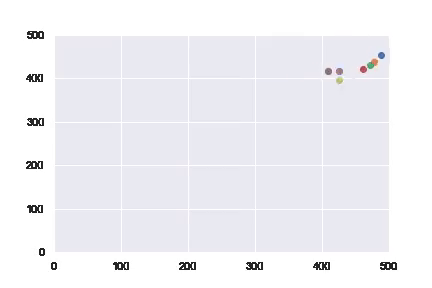
#> input picture frame 40 of Yuqi_scripts/points.mp4, 432 x 288 px, given in place of Reverse_888.mp4, which was not available
$ python thresholding.py   (older library calls are emulated)
#> lines starting #> are read from the running program, lines starting #| are printed output that depends on the picture; after the words box and inside, x2 and y2 are one past the last pixel; in counts of white or black regions, pixels touching at a corner belong together; pictures that were not available may be replaced by others from this repository, and a replacement may not be noted
#!/usr/bin/env python3
# -*- coding: utf-8 -*-
"""
Created on Mon Jul  6 18:03:01 2020

@author: ryan
"""
'''
The Code is very similar to Claire's Test_Run_Contour script except I tried to erode the thresholded mask rather than dilating it,
and use only the contour with the largest area
'''

import h5py
import numpy as np
import pandas as pd
import matplotlib.pyplot as plt
import seaborn as sn
import cv2
from moviepy.video.fx.all import crop
from moviepy.editor import VideoFileClip, VideoClip, clips_array
vidcap = cv2.VideoCapture("videos/VM5_VM4_cropped_.mp4")
vidcap = cv2.VideoCapture("videos/IM1_IM22.1.1DLC_resnet50_DLC_toptrackFeb27shuffle1_170000_labeled.mp4")
vidcap = cv2.VideoCapture("videos/Reverse_888.mp4")
success,image=vidcap.read()
#> image is the input picture: shape (288, 432, 3); mean B, G, R 245, 240.5, 240.6

gray = cv2.cvtColor(image, cv2.COLOR_BGR2GRAY)

'''
clip1 = VideoFileClip("videos/IM1_IM22.1.1DLC_resnet50_DLC_toptrackFeb27shuffle1_170000_labeled.mp4").subclip(0,60)
cropped_clip=crop(clip1,x1=90,x2=480,y1=90,y2=450)
cropped_clip.write_videofile("videos/test.mp4", fps = 40)
cropped_image=cropped_clip.to_ImageClip().get_frame(0)
image=clip1.to_ImageClip().get_frame(0)
'''
plt.imshow(image)
#plt.imshow(cropped_image)
#gray_blurred=cv2.GaussianBlur(gray, (21, 21), 0)  ## NN: Blurs image

#TO me use threshold 40 makes most sense
ret,th1 = cv2.threshold(gray,30,255,cv2.THRESH_BINARY)
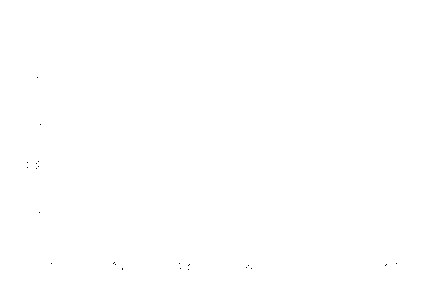
#> th1: shape (288, 432); 100% white; black in thin lines or dots, all inside (x1, y1, x2, y2) = (27, 77, 397, 270)
#th1 = cv2.dilate(th1, None, iterations=2)
plt.imshow(th1,"gray")

(contours, hierarchy) = cv2.findContours(th1.copy(), cv2.RETR_TREE, cv2.CHAIN_APPROX_SIMPLE)
#> contours = 26 contours, 25 with area under 20; largest, box (x1, y1, x2, y2) and area: (0, 0, 432, 288) 123697
img = cv2.drawContours(image.copy(), contours, 15, (0,255,0), 3)
plt.imshow(img)


#trying to find a good threshold 40 works for me
for i in range(30,50):
    plt.figure()
    ret,th1 = cv2.threshold(gray,i,255,cv2.THRESH_BINARY)
    plt.imshow(th1,cmap="gray")
    plt.title("threshold={}".format(i))


#Make a video for each frame, adding the coutourwith the largest area
bg = cv2.imread('test.png') # NN: reads image within backgroundImage folder
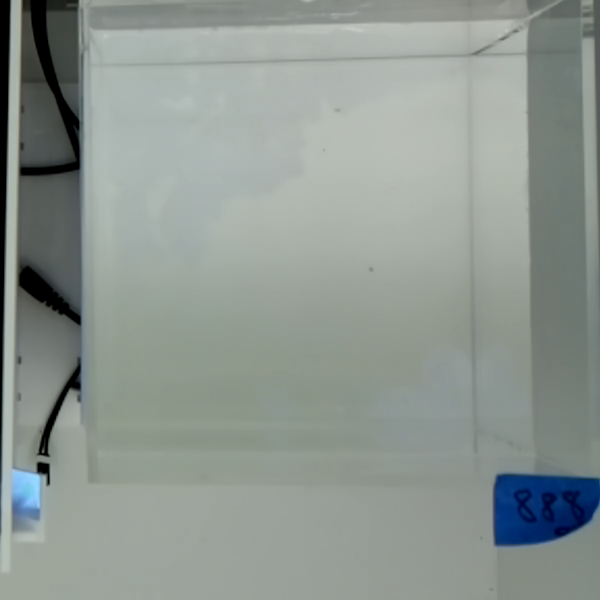
#> input picture Claire_scripts/test.png, 600 x 600 px, found by its file name
#> bg is the input picture: shape (600, 600, 3); mean B, G, R 145.2, 150.8, 141.9
bgGray = cv2.cvtColor(bg, cv2.COLOR_BGR2GRAY)
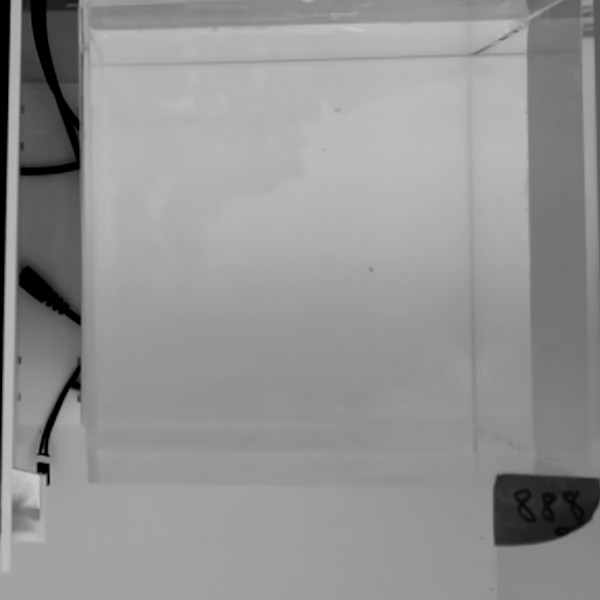
#> bgGray: shape (600, 600); min 0, max 203, mean 147.4

vidcap = cv2.VideoCapture("videos/Reverse_888.mp4")
img_array=[]
for i in range(40*60):
    success,image=vidcap.read()
    gray = cv2.cvtColor(image, cv2.COLOR_BGR2GRAY)
#> (the run stopped early here; a loop or call above may not have finished)

$ run again, starting later in the video
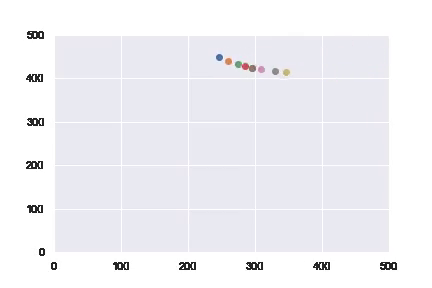
#> input picture frame 180 of Yuqi_scripts/points.mp4, 432 x 288 px, given in place of Reverse_888.mp4, which was not available
#> image is the input picture: shape (288, 432, 3); mean B, G, R 244.9, 240.5, 240.6
#> contours = 26 contours, 25 with area under 20; largest, box (x1, y1, x2, y2) and area: (0, 0, 432, 288) 123697
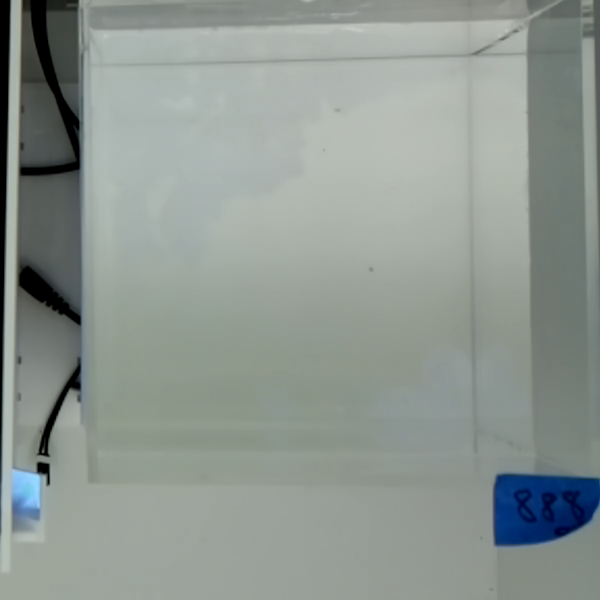
#> input picture Claire_scripts/test.png, 600 x 600 px, found by its file name
#> bg is the input picture: shape (600, 600, 3); mean B, G, R 145.2, 150.8, 141.9
